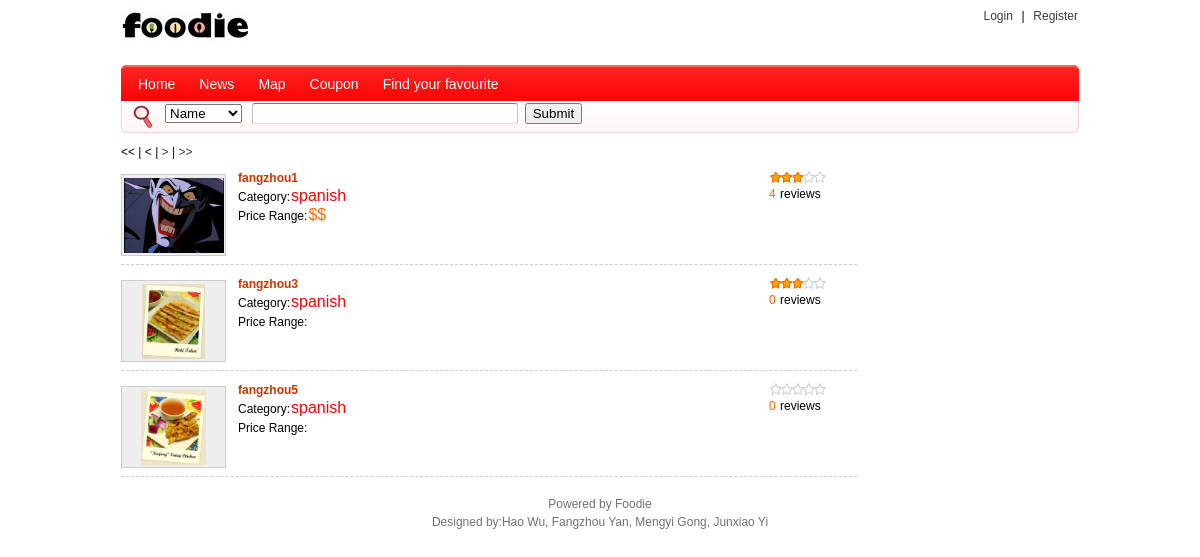
The page /F/FF/category.php on the database its author committed.
### tables this page shows
CREATE TABLE IF NOT EXISTS `business` (
  `id` int(11) NOT NULL AUTO_INCREMENT,
  `Busi_Name` varchar(50) NOT NULL,
  `Busi_Username` varchar(25) NOT NULL,
  `Busi_Password` varchar(32) NOT NULL,
  `Busi_Phone` varchar(50) NOT NULL,
  `Busi_Email` varchar(50) NOT NULL,
  `Busi_Picture` varchar(100) DEFAULT 'photos/no_image.gif',
  `Busi_Categories` varchar(20) NOT NULL,
  `Busi_City` varchar(32) NOT NULL,
  `Busi_Address` varchar(200) NOT NULL,
  `Busi_Rating` int(11) DEFAULT NULL,
  `Busi_Price` int(11) DEFAULT NULL,
  `Busi_OpenTime` varchar(32) NOT NULL,
  `Busi_Description` text,
  `Busi_Status` varchar(32) NOT NULL DEFAULT 'Processing',
  PRIMARY KEY (`id`),
  UNIQUE KEY `Busi_account` (`Busi_Username`)
);

### F/FF/category.php (the view, shortened to what this page needs)
<!DOCTYPE html PUBLIC "-//W3C//DTD XHTML 1.0 Transitional//EN" "http://www.w3.org/TR/xhtml1/DTD/xhtml1-transitional.dtd">
<html xmlns="http://www.w3.org/1999/xhtml">
<head>
<link rel="stylesheet" type="text/css" href="css_common.css" />
</head>
<body><style type="text/css">@import url("css_item.css");</style>
	<div id="header">
	    <div class="mainmenu">
	        <div class="logo">
	            <a href="#"><img src="/F/img/1.jpg" alt="Foodie" title="Foodie"></a>
	        </div>
	        <div class="charmenu">
	            <div id="login_0">
	                <span class="arrow-ico">
						<?php
						  if(!isset($_SESSION['customer'])){
							  echo "<a href=\"/F/Customer_login.php\">Login</a></span>&nbsp;&nbsp;|&nbsp;&nbsp;<a href=\"/F/Busi_login.php?tj=customer_register\">Register</a>";
						  }
						  else{
						  	  echo "Welcome </span>&nbsp;&nbsp;|&nbsp;&nbsp;<a href=\"/F/Customer.php\">".$_SESSION['customer']."</a>";
						  }
						  ?>
	            </div>
	        </div>
	    </div>
			<nav>
			<ul class="tabmenu">
			<li><a href="/F/index.php" >Home</a></li>
			<li><a href="/F/news.php" >News</a></li>
			<li><a href="/F/indexMap.php" >Map</a></li>
			<li><a href="coupon.php" >Coupon</a></li>
			<li><a href="/F/FF/category.php" >Find your favourite</a></li>
			</nav>
			    <div class="search">
        <form method="get" action="category.php">
        <select name="type">
          <option value="restaurant"selected="selected">Name</option>
        </select>
        <input type="text" name="keyword" value="" class="input" x-webkit-speech="x-webkit-speech" />&nbsp;
        <input type="submit" value="Submit" /></br>&nbsp;
        </form>
    </div>
<div id="body">
	<div id="list_left">
    <div class="catefoot">
    </div>
    <div class="mainrail">
<?php
$word="default";
$type="default";
$con = mysql_connect("localhost","root","root");
if( isset($_GET['page']) ){
   $page = intval( $_GET['page'] );
}
else{
   $page = 1;
}
$page_size = 3;
if($type=="default"){
$sql = "select count(*) from business WHERE Busi_Status = 'Approved'";
}
$result = mysql_query($sql);
$row = mysql_fetch_row($result);
$amount = $row[0];
if( $amount ){
   if( $amount % $page_size ){
       $page_count = (int)($amount / $page_size) + 1;
   }else{
       $page_count = $amount / $page_size;
   }
}
else{
   $page_count = 0;
}
$page_string = '';
if( $page == 1 ){
   $page_string .= '<< | < | ';
}
else{
   $page_string .= '<a href=?page=1&type='.$type.'&keyword='.$word.'><<</a> | <a href=?page='.($page-1).'&type='.$type.'&keyword='.$word.'><</a> | ';
}
if( ($page == $page_count) || ($page_count == 0) ){
   $page_string .= '> | >>';
}
else{
   $page_string .= '<a href=?page='.($page+1).'&type='.$type.'&keyword='.$word.'>></a> | <a href=?page='.$page_count.'&type='.$type.'&keyword='.$word.'>>></a>';
}
echo $page_string;
   if($type=="default"){
   $sql = "select * from business where Busi_Status = 'Approved' limit ". ($page-1)*$page_size .", $page_size";
   }
   $result = mysql_query($sql);
   while ( $row = mysql_fetch_array($result) ){
?>
<div class="itemlist">
        <div class="pic">
            <div id="item_pic"><img src="/F/<?php echo $row['Busi_Picture'];?>" /><b></b></div>
        </div>
        <div class="item">
            <div class="info">
                <div>
                    <h3 id="item_name"><a href="restaurant.php?keyword=<?php echo $row['Busi_Name'];?>"><?php echo $row['Busi_Name'];?>&nbsp;</a></h3>
                </div>
                <table class="custom_field_list" border="0" cellspacing="0" cellpadding="0">
                    <tr>
                        <td>
Category:<span class="font_1" style="font-size:16px;"><?php echo $row['Busi_Categories'];?></span></br>
Price Range:<span class="font_2" style="font-size:16px;"><?php switch ($row['Busi_Price'])
						{
							case 2:
								echo "$$";
								break;
					    }?></span>
                        </td>
                    </tr>
                </table>
            </div>
            <div class="stat">
                                <li class="<?php switch ($row['Busi_Rating'])
						{
							case 0:
								echo "start0";
								break;
							case 3:
								echo "start3";
								break;
					    }?>"></li>
						<?php
						$sql="SELECT count(*) FROM review WHERE Busi_Name='".$row['Busi_Name']."'";
						$res=mysql_query($sql,$con);
						if($res){
							$count=mysql_fetch_array($res);
						}
						?>
								<li><span class="font_2"><?php echo $count[0];?></span> reviews</li>
            </div>
        </div>
    </div>
<?php  }
?>
               </div>
            </div>
</div>
<div id="footer">
    <div>
         Powered by <span>Foodie</span>
		<br />Designed by:Hao Wu, Fangzhou Yan, Mengyi Gong, Junxiao Yi
    </div>
</div>
</body>
</html>

### F/FF/css_common.css (style rules this page uses)
* { word-wrap: break-word; word-break: break-all; }
body { margin: 0px; font: 12px Helvetica,Arial,sans-serif; background-image: url(bg.jpg); }
form, img { margin: 0; border: 0; }
a { color: #3A3A3A; text-decoration: none; }
.mainrail { clear:both; padding:1px 1px 3px 1px; margin-bottom: 5px; line-height:1.1; }
#header, #body, #menu_hr, #footer, .maintop { margin-left: auto; margin-right: auto; width:960px; }
#header { margin-bottom:5px; position:relative; }
.mainmenu { margin-top:5px; margin-bottom:5px; min-height:55px; }
.mainmenu .logo { float:left; width:210px; margin:0; *margin-top:5px; }
.mainmenu .logo img { float:left; }
.mainmenu .charmenu { float:right; width:auto; text-align:right; line-height:23px; }
.mainmenu .charmenu a { margin:2px; }
.tabmenu { clear:both;width:954px;height:36px;padding-top:2px;padding-left:6px; font-size:14px;margin:0;list-style:none; background: url(/F/img/base.png) no-repeat; }
.tabmenu li { float:left;height:34px;margin-left:12px;padding-right:12px;background:url("img/menu.png") right no-repeat; _display:inline; }
.tabmenu li a { float:left;height:34px;line-height:34px;color: #fff; }
.search { padding-left:45px; background:#fff url(img/base.png) 0 -38px no-repeat; height:30px; }
.search form { float:left; width:750px; }
.search .input { border-style:solid; border-width:1px; border-color: #7C7C7C #C3C3C3 #DDD; line-height:16px; height:17px; width:260px; -moz-border-radius:3px;-webkit-border-radius:3px; }
.catefoot { padding:2px 0px 0; }
#footer { clear:both; margin-top:10px; }
#footer div { color: #717171; text-align:center; line-height: 18px; }
.font_1 { color: #FF0000; padding: 0 1px; }
.font_2 { color: #FF6600; padding: 0 1px; }
.start0 { background:url('img/review_start.gif') no-repeat 0 -1px; width:58px; height:10px; }
.start3 { background:url('img/review_start.gif') no-repeat 0 -43px; width:58px; height:10px; }
.arrow-ico { background:url('img/mini-arrow.gif') no-repeat 0 4px; padding-left:10px; margin:0; }

### F/FF/css_item.css (style rules this page uses)
#list_left { float: left; width: 738px; margin-top:5px; }
.custom_field_list { margin:0; width:100%; }
.custom_field_list td { padding:0; font-size:12px; }
.itemlist { clear:both; padding:10px 0 5px 0px; border-bottom:1px dashed #ccc; line-height:18px; margin:0; }
.itemlist .item { float:left; width:615px; }
.itemlist .item .info { float:left; margin:0 0 5px 0; width:525px; }
.itemlist .item .info h3 { margin:0 5px 0 0; display:inline; font-size:12px; }
.itemlist .item .info h3 a { color:#CC3300; }
.itemlist .item .stat { float:right; width:85px; padding:0; margin:0; list-style:none; }
.itemlist .item .stat li { padding:1px 0; line-height:15px; height:15px; }
.itemlist .pic { float:left; width:105px; height:80px; margin:5px 12px 5px 0; }
.itemlist .pic div { border:1px solid #ccc; height:80px; text-align:center; background:#EEE; }
.itemlist .pic div img { vertical-align: middle; max-width:100px; max-height:75px; _width:expression(this.width > 100 ? 100 : true); _height:expression(this.height > 75 ? 75 : true); }

### rows shown on the page
business: Busi_Picture (picture), Busi_Name "fangzhou1", Busi_Categories "spanish", count "4"
business: Busi_Picture (picture), Busi_Name "fangzhou3", Busi_Categories "spanish", count "0"
business: Busi_Picture (picture), Busi_Name "fangzhou5", Busi_Categories "spanish", count "0"
